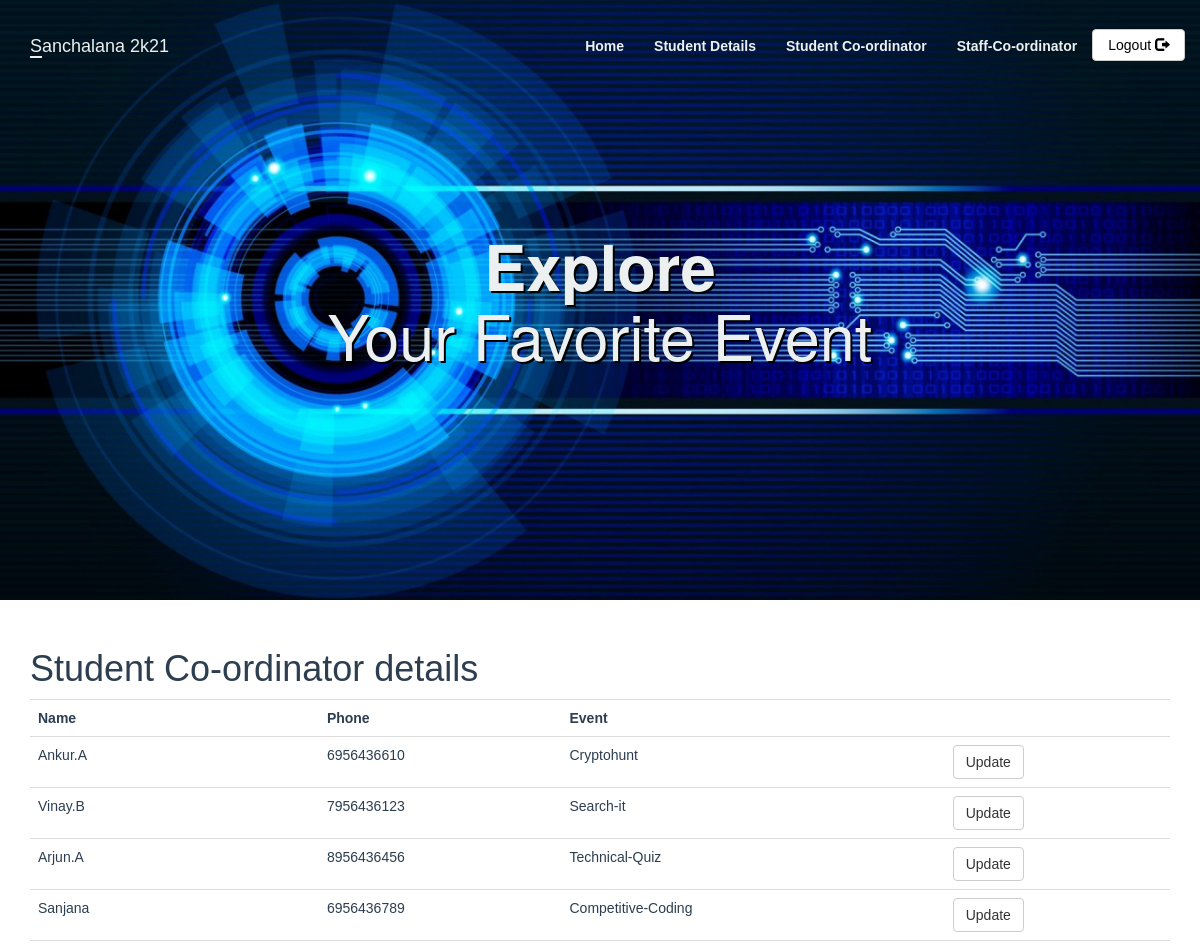
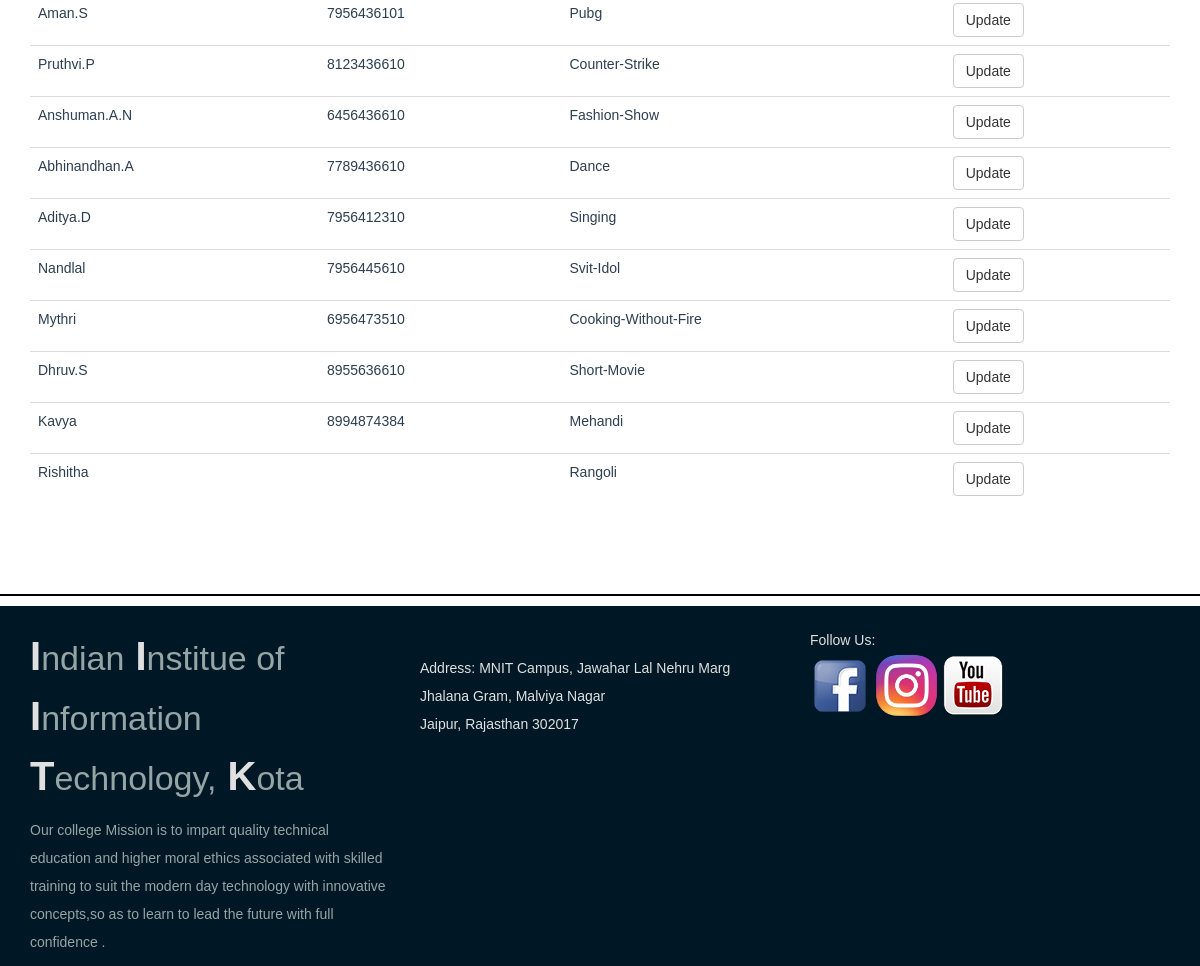
Screenshot of /Stu_cordinator.php with the database file from the repository (2 pictures, top to bottom).
### tables this page shows
CREATE TABLE `student_coordinator` (
  `sid` int(11) NOT NULL,
  `st_name` varchar(100) NOT NULL,
  `phone` varchar(10) DEFAULT NULL,
  `event_id` int(11) DEFAULT NULL
);

CREATE TABLE `events` (
  `event_id` int(11) NOT NULL,
  `event_title` varchar(50) NOT NULL,
  `event_price` int(11) DEFAULT NULL,
  `participents` int(100) DEFAULT 0,
  `img_link` text DEFAULT NULL,
  `type_id` int(11) DEFAULT NULL
);

### Stu_cordinator.php (the view, shortened to what this page needs)
<?php
include_once 'classes/db1.php';
$result = mysqli_query($conn,"SELECT * FROM student_coordinator s ,events e where e.event_id= s.event_id");
?>
<!DOCTYPE html>
<html>
<head>
        <?php require 'utils/styles.php'; ?>
    </head>
<body><?php include 'utils/adminHeader.php'?>
<div class = "content">
<div class = "container">
<h1>Student Co-ordinator details</h1>
<?php
if (mysqli_num_rows($result) > 0) {
?>
 <table class="table table-hover" >
  <tr>
    <th>Name</th>
    <th>Phone</th>
    <th>Event</th>
    <th></th>
  </tr>
<?php
while($row = mysqli_fetch_array($result)) {
?>
<tr>
    <td><?php echo $row["st_name"]; ?></td>
    <td><?php echo $row["phone"]; ?></td>
    <td><?php echo $row["event_title"]; ?></td>
    <td> <?php echo '<a  href="updateStudent.php?id='.$row['event_id'].'" class = "btn btn-default"> Update</a>'?></td>
</tr>
<?php
}
?>
</table>
 <?php
}
else{
    echo "No result found";
}
?>
</div>
</div>
 </body>
 <?php include 'utils/footer.php';?>
</html>

### css/style.css (style rules this page uses)
body { overflow-x: hidden; }
.content { font-family: Arial, Helvetica, sans-serif; color: #2C3E50; }

### rows the page displays
student_coordinator: st_name "Ankur.A", phone "6956436610", event.event_title "Cryptohunt"
student_coordinator: st_name "Vinay.B", phone "7956436123", event.event_title "Search-it"
student_coordinator: st_name "Arjun.A", phone "8956436456", event.event_title "Technical-Quiz"
student_coordinator: st_name "Sanjana", phone "6956436789", event.event_title "Competitive-Coding"
student_coordinator: st_name "Aman.S", phone "7956436101", event.event_title "Pubg"
student_coordinator: st_name "Pruthvi.P", phone "8123436610", event.event_title "Counter-Strike"
student_coordinator: st_name "Anshuman.A.N", phone "6456436610", event.event_title "Fashion-Show"
student_coordinator: st_name "Abhinandhan.A", phone "7789436610", event.event_title "Dance"
student_coordinator: st_name "Aditya.D", phone "7956412310", event.event_title "Singing"
student_coordinator: st_name "Nandlal", phone "7956445610", event.event_title "Svit-Idol"
student_coordinator: st_name "Mythri", phone "6956473510", event.event_title "Cooking-Without-Fire"
student_coordinator: st_name "Dhruv.S", phone "8955636610", event.event_title "Short-Movie"
student_coordinator: st_name "Kavya", phone "8994874384", event.event_title "Mehandi"
student_coordinator: st_name "Rishitha", event.event_title "Rangoli"
